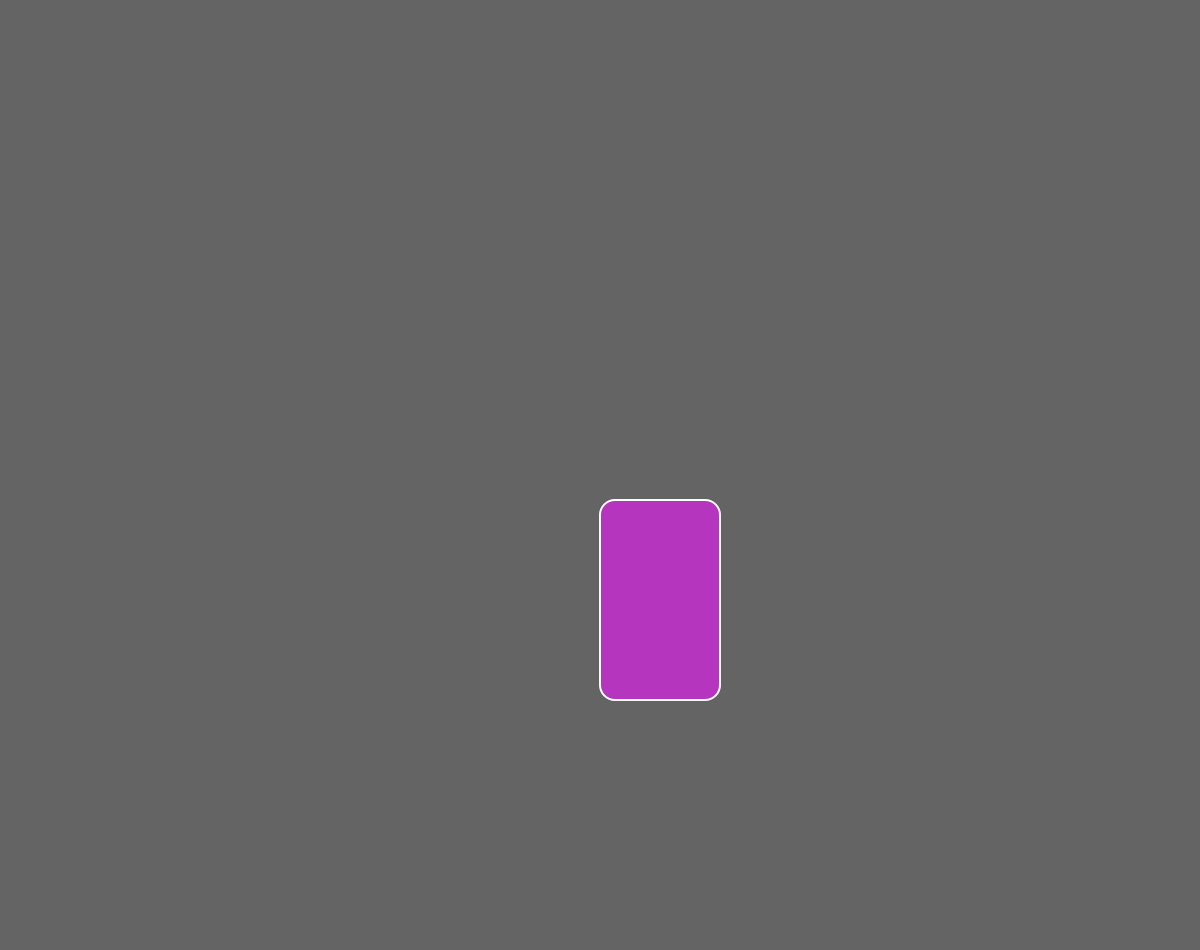
Frame 1 (no input)
Frame 60 (no input): identical to frame 1, image omitted
Frame 120 (the mouse pressed at the canvas centre since frame 60): identical to frame 1, image omitted

The p5.js sketch that drew this single still picture (run headless with seeded random() and noise() and a simulated clock; from frame 60 on, the mouse is pressed at the canvas centre):

// p5.js sketch
// ── sketch.js
function setup() {
	createCanvas(windowWidth,windowHeight-50);
	card = new Card();
}

function draw() {
	background(100);
	card.show();
	card.update();
}

function windowResized() {
  resizeCanvas(windowWidth, windowHeight-50);
}

// ── cards.js
class Card {
	constructor() {
		this.r = random(0,255);
		this.g = random(0,255);
		this.b = random(0,255);

		this.x = windowWidth/2;
		this.y = windowHeight/2;

		this.dirx = 0;
		this.diry = 0;


	}
	show(){
		stroke(255);
		strokeWeight(2);
		fill(this.r, this.g, this.b);
		rect(this.x, this.y, 120, 200, 15);
		
	}
	update(){
		this.x += this.dirx;
		this.y+= this.diry;
	}




}
